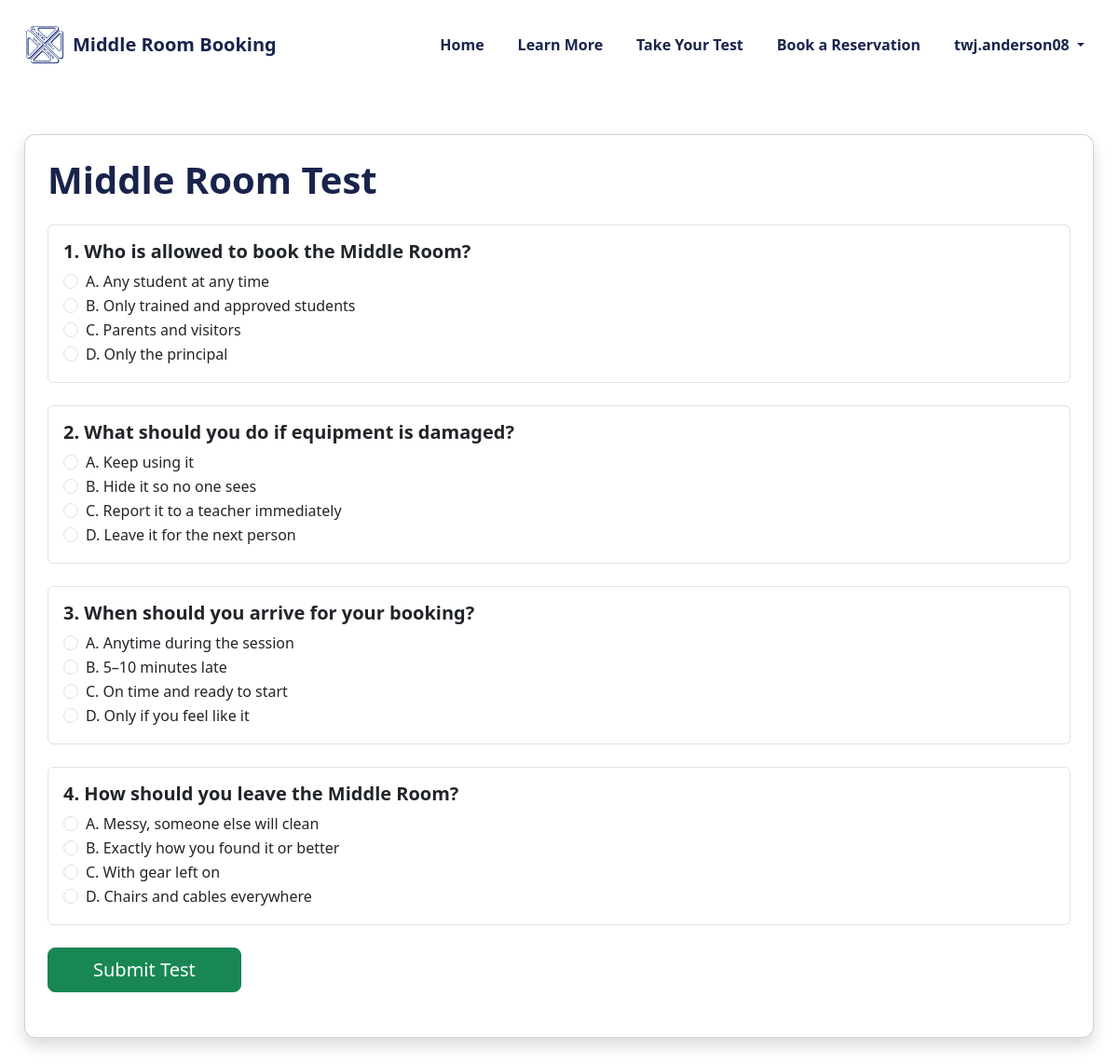
/test (signed in), run on the app's committed database.
### tables this page shows
CREATE TABLE questions (
    id INTEGER PRIMARY KEY AUTOINCREMENT,
    question TEXT,
    option_a TEXT,
    option_b TEXT,
    option_c TEXT,
    option_d TEXT,
    correct_option TEXT
, position INTEGER DEFAULT 0);

### Everything/app.py (the view, shortened to what this page needs)
@app.route("/test", methods=["GET", "POST"])
def test():
    if not is_logged_in():
        return redirect("/login")
    if not training_completed():
        return redirect("/training")
    db = get_db()
    questions = db.execute("SELECT * FROM questions ORDER BY id").fetchall()
    total = len(questions)
    return render_template("test.html", questions=questions)

### Everything/app.py (called while the page is built)
def is_logged_in():
    return "user" in session

def training_completed():
    return session.get("training_done", False)

### Everything/database/db.py (called while the page is built)
def get_db():
    db = sqlite3.connect("database.db", check_same_thread=False)
    db.row_factory = sqlite3.Row
    db.execute("PRAGMA journal_mode=WAL;")
    db.execute("PRAGMA busy_timeout = 3000;")
    return db

### Everything/templates/test.html (shortened to what this page needs)
<!DOCTYPE html>
<html lang="en">
<head>
<link href="https://cdn.jsdelivr.net/npm/bootstrap@5.3.2/dist/css/bootstrap.min.css" rel="stylesheet">
<link rel="stylesheet" href="{{ url_for('static', filename='styles.css') }}">
</head>
{% include "header.html" %}
<div class="container mt-5 mb-5">
    <div class="card shadow p-4 pb-5" style="border-radius: 12px;">
        <h1 class="mb-4" style="color:#19244c; font-weight:700;">
            Middle Room Test
        </h1>
        <form method="POST">
            {% for q in questions %}
            <div class="mb-4 p-3 border rounded">
                <h5 class="fw-semibold">{{ loop.index }}. {{ q.question }}</h5>
                <div class="form-check mt-2">
                    <input class="form-check-input" type="radio" name="{{ q.id }}" value="a" required>
                    <label class="form-check-label">A. {{ q.option_a }}</label>
                </div>
                <div class="form-check">
                    <input class="form-check-input" type="radio" name="{{ q.id }}" value="b">
                    <label class="form-check-label">B. {{ q.option_b }}</label>
                </div>
                <div class="form-check">
                    <input class="form-check-input" type="radio" name="{{ q.id }}" value="c">
                    <label class="form-check-label">C. {{ q.option_c }}</label>
                </div>
                <div class="form-check">
                    <input class="form-check-input" type="radio" name="{{ q.id }}" value="d">
                    <label class="form-check-label">D. {{ q.option_d }}</label>
                </div>
            </div>
            {% endfor %}
            <button class="btn btn-success btn-lg px-5 py-2" type="submit">
                Submit Test
            </button>
        </form>
    </div>
</div>
</body>
</html>

### Everything/static/styles.css (style rules this page uses)
html, body { margin: 0; padding: 0; width: 100%; overflow-x: hidden; }
.container { width: 100%; max-width: 1200px; margin: 0 auto; padding: 0 16px; }
.card { border-radius: 12px; margin: 10px; }

### data on the page
questions: question "Who is allowed to book the Middle Room?", option_a "Any student at any time", option_b "Only trained and approved students", option_c "Parents and visitors", option_d "Only the principal"
questions: question "What should you do if equipment is damaged?", option_a "Keep using it", option_b "Hide it so no one sees", option_c "Report it to a teacher immediately", option_d "Leave it for the next person"
questions: question "When should you arrive for your booking?", option_a "Anytime during the session", option_b "5–10 minutes late", option_c "On time and ready to start", option_d "Only if you feel like it"
questions: question "How should you leave the Middle Room?", option_a "Messy, someone else will clean", option_b "Exactly how you found it or better", option_c "With gear left on", option_d "Chairs and cables everywhere"

### other printed values
{{ session["user"].split("@")[0] }} "twj.anderson08"
